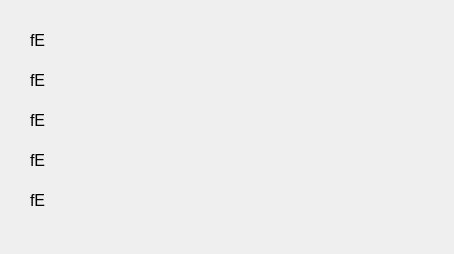
<?xml version="1.0" encoding="UTF-8"?>
<ui version="4.0">
 <class>Form</class>
 <widget class="QWidget" name="Form">
  <property name="geometry">
   <rect>
    <x>0</x>
    <y>0</y>
    <width>454</width>
    <height>254</height>
   </rect>
  </property>
  <property name="windowTitle">
   <string>Form</string>
  </property>
  <widget class="QLabel" name="label">
   <property name="geometry">
    <rect>
     <x>30</x>
     <y>20</y>
     <width>401</width>
     <height>41</height>
    </rect>
   </property>
   <property name="font">
    <font>
     <pointsize>12</pointsize>
    </font>
   </property>
   <property name="text">
    <string>fE</string>
   </property>
  </widget>
  <widget class="QLabel" name="label_2">
   <property name="geometry">
    <rect>
     <x>30</x>
     <y>60</y>
     <width>401</width>
     <height>41</height>
    </rect>
   </property>
   <property name="font">
    <font>
     <pointsize>12</pointsize>
    </font>
   </property>
   <property name="text">
    <string>fE</string>
   </property>
  </widget>
  <widget class="QLabel" name="label_3">
   <property name="geometry">
    <rect>
     <x>30</x>
     <y>100</y>
     <width>401</width>
     <height>41</height>
    </rect>
   </property>
   <property name="font">
    <font>
     <pointsize>12</pointsize>
    </font>
   </property>
   <property name="text">
    <string>fE</string>
   </property>
  </widget>
  <widget class="QLabel" name="label_4">
   <property name="geometry">
    <rect>
     <x>30</x>
     <y>140</y>
     <width>401</width>
     <height>41</height>
    </rect>
   </property>
   <property name="font">
    <font>
     <pointsize>12</pointsize>
    </font>
   </property>
   <property name="text">
    <string>fE</string>
   </property>
  </widget>
  <widget class="QLabel" name="label_5">
   <property name="geometry">
    <rect>
     <x>30</x>
     <y>180</y>
     <width>401</width>
     <height>41</height>
    </rect>
   </property>
   <property name="font">
    <font>
     <pointsize>12</pointsize>
    </font>
   </property>
   <property name="text">
    <string>fE</string>
   </property>
  </widget>
 </widget>
 <resources/>
 <connections/>
</ui>
